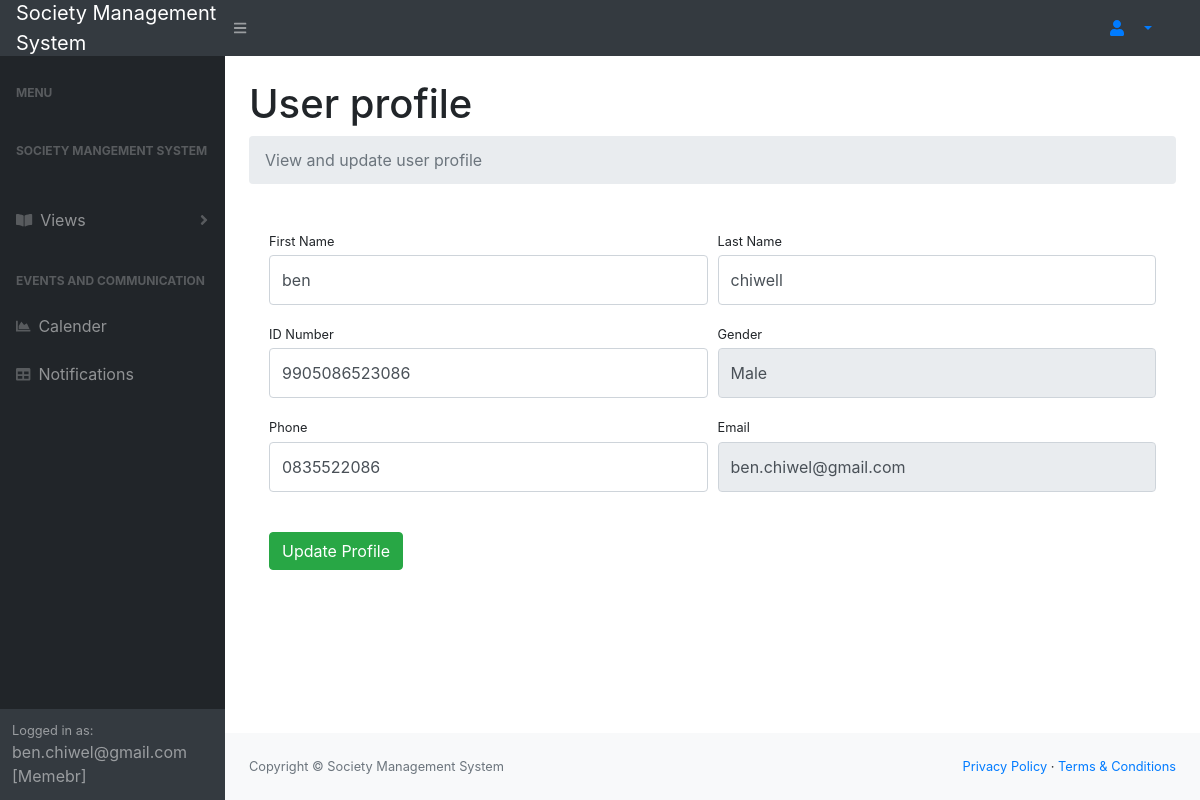
/userProfile.php (signed in), run on the app's committed database.
### tables this page shows
CREATE TABLE `member` (
  `memberId` int(10) NOT NULL,
  `name` varchar(25) NOT NULL,
  `surname` varchar(25) NOT NULL,
  `id` varchar(15) NOT NULL,
  `cell_no` varchar(12) NOT NULL,
  `status` varchar(15) NOT NULL,
  `start_date` varchar(10) NOT NULL,
  `gender` varchar(10) NOT NULL,
  `user_id` int(10) NOT NULL
);

CREATE TABLE `user` (
  `userId` int(10) NOT NULL,
  `email` varchar(50) NOT NULL,
  `password` varchar(25) NOT NULL,
  `createDate` varchar(12) NOT NULL,
  `active` varchar(10) NOT NULL
);

### userProfile.php (the view, shortened to what this page needs)
<?php
include("connection.php");
$name = $_SESSION['name'];
?>
<!DOCTYPE html>
<html lang="en">
    <head>
        <link href="css/styles.css" rel="stylesheet" />
        <link href="https://cdn.datatables.net/1.10.20/css/dataTables.bootstrap4.min.css" rel="stylesheet" />
    </head>
    <body class="sb-nav-fixed">
        <nav class="sb-topnav navbar navbar-expand navbar-dark bg-dark">
            <a class="navbar-brand" href="#">Society Management<br/> System</a>
            <button class="btn btn-link btn-sm order-1 order-lg-0" id="sidebarToggle" href="#!"><i class="fas fa-bars"></i></button>
            <li class="nav-item dropdown no-arrow-none d-md-inline-block  ml-auto mr-0 mr-md-3 my-2 my-md-0">
              <a class="nav-link dropdown-toggle" href="#" id="userDropdown" role="button" data-toggle="dropdown" aria-haspopup="true" aria-expanded="false">
              <i class="fas fa-user fa-fw green-text"></i>
              </a>
            </li>
        </nav>
        <div id="layoutSidenav">
        <div id="layoutSidenav_nav">
                <nav class="sb-sidenav accordion sb-sidenav-dark" id="sidenavAccordion">
                    <div class="sb-sidenav-menu">
                        <div class="nav">
                            <div class="sb-sidenav-menu-heading">Menu</div>
                            <div class="sb-sidenav-menu-heading">Society Mangement System</div>
                             <a class="nav-link collapsed" href="#" data-toggle="collapse" data-target="#collapseLayouts" aria-expanded="false" aria-controls="collapseLayouts">
                            <a class="nav-link collapsed" href="#" data-toggle="collapse" data-target="#collapsePages" aria-expanded="false" aria-controls="collapsePages">
                                <div class="sb-nav-link-icon"><i class="fas fa-book-open"></i></div>
                                Views
                                <div class="sb-sidenav-collapse-arrow"><i class="fas fa-angle-down"></i></div>
                            </a>
                            <div class="sb-sidenav-menu-heading">Events and Communication</div>
                            <a class="nav-link" href="calender.php">
                                <div class="sb-nav-link-icon"><i class="fas fa-chart-area"></i></div>
                                Calender
                            </a>
                            <a class="nav-link" href="chats.php">
                                <div class="sb-nav-link-icon"><i class="fas fa-table"></i></div>
                                Notifications
                            </a>
                        </div>
                    </div>
                    <div class="sb-sidenav-footer">
                        <div class="small">Logged in as:</div>
                        <?php echo $name. " [Memebr]"; ?>
                    </div>
                </nav>
            </div>
            <div id="layoutSidenav_content">
                <main>
                    <div class="container-fluid">
                        <h1 class="mt-4">User profile</h1>
                        <ol class="breadcrumb mb-4">
                            <li class="breadcrumb-item active">View and update user profile</li>
                        </ol>
                        <?php
                            $query = "select a.name,a.surname,a.id,a.cell_no,a.gender,u.email from member a, user u WHERE a.user_id = u.userId AND u.email = '$name' ";
                            $results = mysqli_query($con,$query);
                            $row = mysqli_fetch_array($results);
                        ?>
                        <div class="card-body">
                                        <form action="userProfile.php" method="post">
                                            <div class="form-row">
                                                <div class="col-md-6">
                                                    <div class="form-group">
                                                        <label class="small mb-1" for="inputFirstName">First Name</label>
                                                        <input class="form-control py-4"name="name" id="inputFirstName" type="text" value="<?php echo $row['name']  ?>" />
                                                    </div>
                                                </div>
                                                <div class="col-md-6">
                                                    <div class="form-group">
                                                        <label class="small mb-1" for="inputLastName">Last Name</label>
                                                        <input class="form-control py-4" name="surname" id="inputLastName" type="text" value="<?php echo $row['surname']  ?>"/>
                                                    </div>
                                                </div>
                                            </div>
                                            <div class="form-row">
                                                <div class="col-md-6">
                                                    <div class="form-group">
                                                        <label class="small mb-1" for="inputFirstName">ID Number</label>
                                                        <input class="form-control py-4" name="idNum" id="id" type="text" value="<?php echo $row['id']  ?>" />
                                                    </div>
                                                </div>
                                                <div class="col-md-6">
                                                    <div class="form-group">
                                                        <label class="small mb-1" for="cellNum"> Gender</label>
                                                        <input class="form-control py-4" name="gender" id="cellNum" type="text" value="<?php echo $row['gender']  ?> " disabled/>
                                                    </div>
                                                </div>
                                            </div>
                                            <div class="form-row">
                                                <div class="col-md-6">
                                                    <div class="form-group">
                                                        <label class="small mb-1" for="inputPassword">Phone</label>
                                                        <input class="form-control py-4"name="phone" id="inputPassword" type="text" value="<?php echo $row['cell_no']  ?>" />
                                                    </div>
                                                </div>
                                                <div class="col-md-6">
                                                    <div class="form-group">
                                                        <label class="small mb-1" for="inputConfirmPassword"> Email</label>
                                                        <input class="form-control py-4" name="email" id="inputConfirmPassword" type="text" value="<?php echo $row['email']  ?>"  disabled/>
                                                    </div>
                                                </div>
                                            </div>
                                            <div class="form-group mt-4 mb-0"><button type="submit" name="update" class="btn btn-success">Update Profile</button><br></div>
                                        </form>
                                    </div>
                </main>
                <footer class="py-4 bg-light mt-auto">
                    <div class="container-fluid">
                        <div class="d-flex align-items-center justify-content-between small">
                           <div class="text-muted">Copyright &copy; Society Management System</div>
                            <div>
                                <a href="#">Privacy Policy</a>
                                &middot;
                                <a href="#">Terms &amp; Conditions</a>
                            </div>
                        </div>
                    </div>
                </footer>
            </div>
        </div>
    </body>
</html>

### data on the page
member: name "ben", surname "chiwell", idNum "9905086523086", gender "Male", phone "0835522086", email "ben.chiwel@gmail.com"

### other printed values
$name "ben.chiwel@gmail.com"
